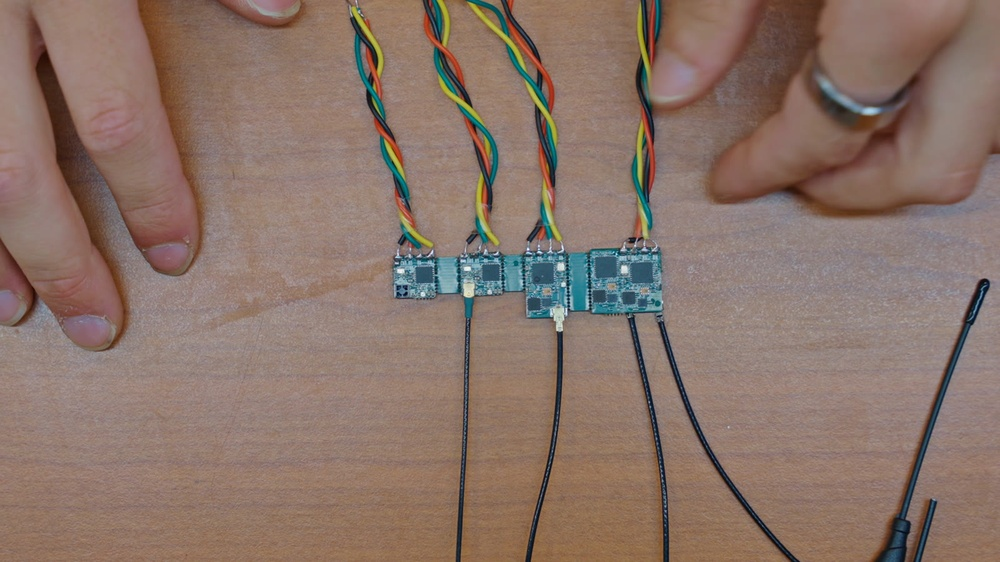
#> input picture content/posts/images/openrx-range-test-boards.jpg, 1000 x 562 px, shrunk from 1600 x 900 before the run
$ python board-render-fit.py ../content/posts/images/openrx-range-test-boards.jpg
#> lines starting #> are read from the running program, lines starting #| are printed output that depends on the picture; after the words box and inside, x2 and y2 are one past the last pixel; in counts of white or black regions, pixels touching at a corner belong together; long printed decimals are rounded
#!/usr/bin/env python3
"""Locate the board SUBSTRATE in a render_board.py PNG via its SOLDERMASK bbox.

    python3 board-render-fit.py <render.png> [--mirror] [--expect-aspect R]

The export script (export-board-art.mjs) renders each board side orthographically
(render_board.py -> kicad-cli pcb render) on a TRANSPARENT background, then trims +
squares + centres the result to a fixed square (1568^2). To register that PNG with
the copper/components frame (master viewBox = Edge.Cuts bbox) it needs the pixel
rectangle the *board substrate* occupies in the render.

WHY NOT THE FULL ALPHA BBOX (the previous method):
The copper layers and the UI's component-highlight boxes are all anchored to the
Edge.Cuts outline (the master viewBox). The full alpha bbox of every opaque pixel
ALSO includes 3D parts that stand PROUD of the routed board edge: USB shells, JST
connector bodies, U.FL connectors and antennas overhang the edge; castellated /
edge pads overshoot it (JLCPCB CNC-trims them flush in production). Registering the
face by that silhouette scales/centres it to the overhanging metal, not to
Edge.Cuts, so the face disagrees with every other layer by the overhang amount and
over-scales / clips on boards with large overhang. The user's symptom: "the
photoreal face doesn't line up with the copper layers; parts are cut off."

THE FIX -- register to the SOLDERMASK SUBSTRATE:
These boards are GREEN soldermask. The routed substrate is the green board area.
Overhanging METAL (gold/silver: USB shells, connector bodies, U.FL, edge pads) is
NOT green and sits OUTSIDE the routed edge, so it is excluded. Tall components that
sit ON the board are within the board footprint and so don't extend the substrate
bbox. The soldermask-region bbox therefore ~= the Edge.Cuts bbox, which is exactly
the frame the copper + highlights use.

DETECTION (deterministic, fixed thresholds):
A pixel is "board soldermask" when it is opaque, saturated, non-black, AND its HSV
hue lies in a band around the board's dominant mask hue. We pick the mask hue
generically (rather than hard-coding green): histogram the hues of the saturated
opaque pixels, smooth it circularly, and take the dominant peak -- soldermask is by
far the largest coloured area, so the peak is the mask hue (~72deg green on every
current OpenDrone board). The band runs from a little below the peak to well above
it (HUE_LO/HI_OFFSET), which merges the TWO mask shades these renders show -- mask
over bare FR4 (~hue 72, yellow-green) and mask over copper flood (~hue 152, a more
cyan green) -- without crossing the valley down into the gold (~hue 52) and copper
(~hue 22) peaks. So overhanging/edge metal is excluded: gold/copper pads sit below
the band, silver USB shells / pin headers are near-grey (filtered by saturation).
The soldermask bbox is therefore the routed substrate, not the silhouette of proud
parts. (An energy/dominant-channel pick was rejected: on gold-flooded ESC boards
red carries more total energy than green and the pick lands on the gold overhang,
re-introducing the original bug.)

CROSS-VALIDATION (`--expect-aspect`):
Pass the Edge.Cuts bbox aspect (width/height, from board-outline.py / pcbnew). If
the detected soldermask bbox aspect deviates from it by more than ASPECT_TOL, the
detection is presumed to have failed (a green component caught, mask too dark to
detect, wrong board) and we FAIL LOUDLY rather than emit a bad fit. Real boards with
castellated / scalloped edges legitimately render a hair narrower than their
Edge.Cuts bbox (the substrate min/max is the castellation inner wall, Edge.Cuts
traces the outer arc), so the tolerance is set above that real-geometry floor but
well below the gross error a detection failure produces.

`--mirror` flips the image horizontally first -- used for the bottom render so the
detected frame (and thus the embedded face) lands in the same un-mirrored
look-through top-down frame as the copper + components.

Output (stdout) JSON, pixel coordinates in the (optionally mirrored) image.
`left/top` are the first soldermask pixel; `right/bottom` are ONE PAST the last
(half-open, so right-left == covered pixel span). The caller maps
[left, right] -> [viewBox min, viewBox max]:
  {"imgW", "imgH", "left", "right", "top", "bottom", "mirror",
   "method", "maskHueDeg", "aspect", "expectAspect", "aspectDevPct"}
"""
import json
import sys

import numpy as np
from PIL import Image

# Fixed, deterministic thresholds.
ALPHA_THRESH = 128       # > this 8-bit alpha == opaque
SAT_THRESH = 0.18        # min HSV saturation to count as coloured soldermask
VAL_THRESH = 25          # min max-channel (brightness) to reject near-black
# Mask hue band, RELATIVE to the detected dominant mask-hue peak. Soldermask shows
# two shades on these renders (over bare FR4 ~hue 72, over copper flood ~hue 152,
# both green); a band from a little below the peak to well above it merges both
# shades while staying ABOVE the gold/copper valley (gold ~hue 52, copper ~hue 22).
# This adapts to whatever the dominant mask hue is rather than hard-coding green.
HUE_LO_OFFSET = -10.0    # degrees below the peak
HUE_HI_OFFSET = 100.0    # degrees above the peak
# Cross-validation tolerance. Real castellated/scalloped edges render up to ~1.3%
# narrower than the Edge.Cuts bbox (the substrate min/max is the castellation inner
# wall while Edge.Cuts traces the outer arc); a true detection failure is several %
# to tens of %. 3% rejects the latter without rejecting honest edge geometry.
ASPECT_TOL_PCT = 3.0


def main() -> int:
    raw = sys.argv[1:]
    mirror = "--mirror" in raw
    expect_aspect = None
    args = []
    i = 0
    while i < len(raw):
        a = raw[i]
        if a == "--mirror":
            i += 1
            continue
        if a == "--expect-aspect":
            expect_aspect = float(raw[i + 1])
            i += 2
            continue
        args.append(a)
        i += 1
    if len(args) != 1:
        sys.stderr.write(
            "usage: board-render-fit.py <render.png> [--mirror] "
            "[--expect-aspect R]\n"
        )
        return 2

    im = Image.open(args[0]).convert("RGBA")
    if mirror:
        im = im.transpose(Image.FLIP_LEFT_RIGHT)
    a = np.asarray(im).astype(np.float64)
    h, w = a.shape[:2]
#> h = 562; w = 1000
    op = a[:, :, 3] > ALPHA_THRESH
#> op: shape (562, 1000) bool; every value is 1
    if not op.any():
        sys.stderr.write("no opaque pixels found in render\n")
        return 1

    r = a[:, :, 0]
    g = a[:, :, 1]
    b = a[:, :, 2]
    mx = np.maximum(np.maximum(r, g), b)
    mn = np.minimum(np.minimum(r, g), b)
    diff = mx - mn
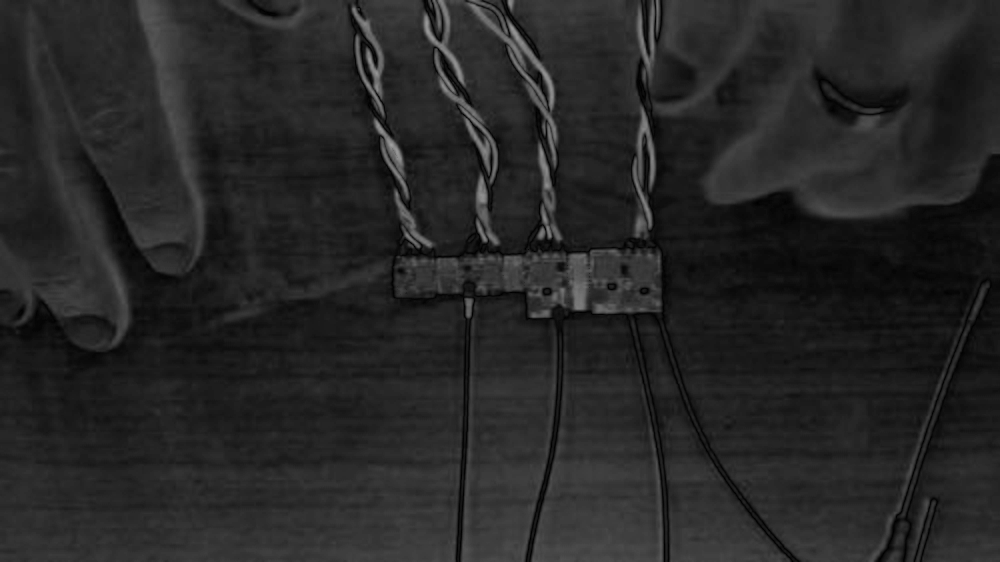
#> diff: shape (562, 1000) float64; min 0, max 159, mean 38.3
    sat = np.where(mx > 0, diff / np.maximum(mx, 1e-9), 0.0)
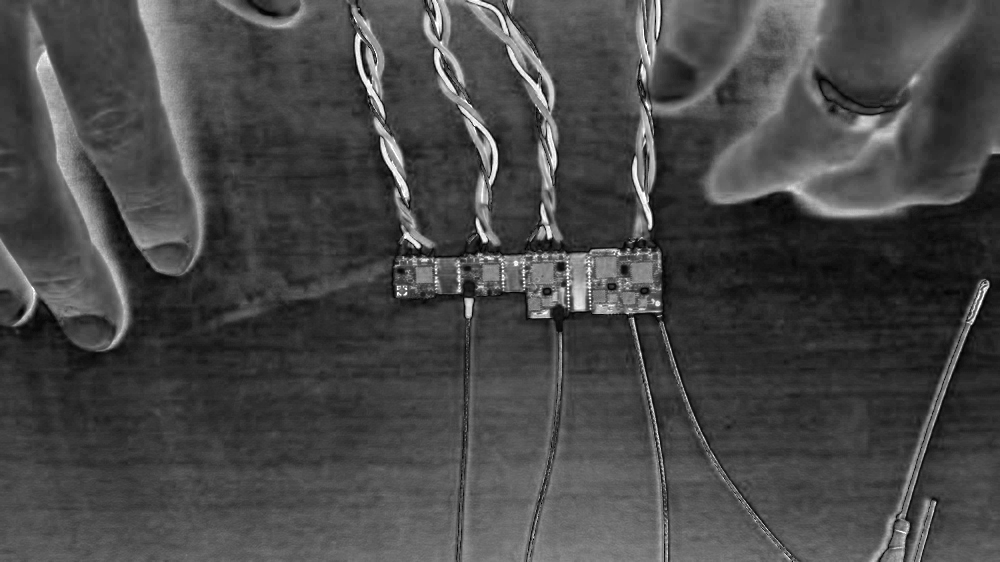
#> sat: shape (562, 1000) float64; min 0, max 1, mean 0.281

    # HSV hue in degrees [0,360), standard hexcone conversion.
    hue = np.zeros((h, w), dtype=np.float64)
    nz = diff > 1e-9
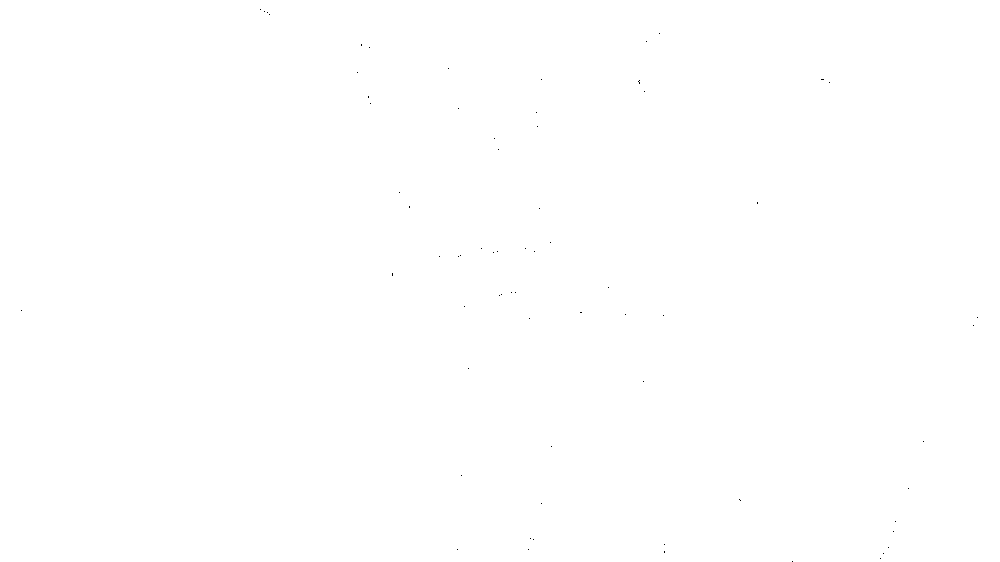
#> nz: shape (562, 1000) bool; 100% white; black in thin lines or dots
    rmax = nz & (mx == r)
#> rmax: shape (562, 1000) bool; 93.9% white; 68 black regions (38 under 20 px), largest, box (x1, y1, x2, y2) and area: (392, 199, 798, 562) 20104, (879, 279, 991, 562) 2578, (433, 47, 499, 210) 1580
    gmax = nz & (mx == g) & ~rmax
#> gmax: shape (562, 1000) bool; 0.88% white; 188 white regions (156 under 20 px), largest, box (x1, y1, x2, y2) and area: (631, 134, 654, 239) 588, (437, 55, 494, 138) 504, (505, 40, 549, 114) 491
    bmax = nz & (mx == b) & ~rmax & ~gmax
#> bmax: shape (562, 1000) bool; 5.2% white; 58 white regions (19 under 20 px), largest, box (x1, y1, x2, y2) and area: (392, 206, 798, 562) 17082, (879, 279, 991, 562) 2557, (457, 298, 475, 562) 968
    with np.errstate(invalid="ignore", divide="ignore"):
        hue[rmax] = ((g[rmax] - b[rmax]) / diff[rmax]) % 6.0
        hue[gmax] = (b[gmax] - r[gmax]) / diff[gmax] + 2.0
#> hue: shape (562, 1000) float64; min 0, max 5.99, mean 0.51
        hue[bmax] = (r[bmax] - g[bmax]) / diff[bmax] + 4.0
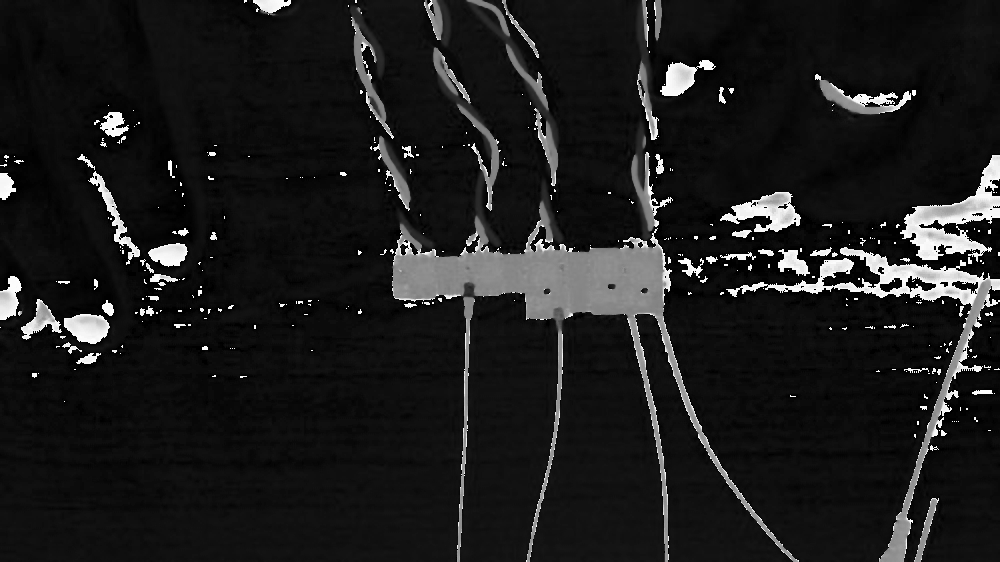
#> hue: shape (562, 1000) float64; min 0, max 5.99, mean 0.689; drawn with min black and max white
    hue = (hue * 60.0) % 360.0

    # Coloured (saturated, non-black, opaque) pixels are mask + silk + copper.
    coloured = op & (sat > SAT_THRESH) & (mx > VAL_THRESH)
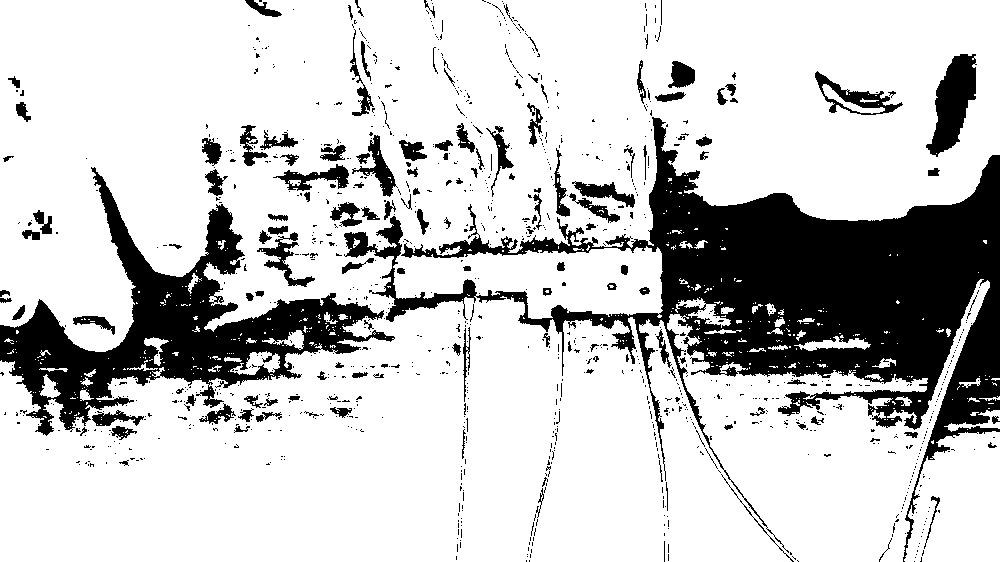
#> coloured: shape (562, 1000) bool; 78.6% white; 1088 black regions (941 under 20 px), largest, box (x1, y1, x2, y2) and area: (344, 117, 1000, 562) 68921, (0, 167, 395, 436) 27648, (926, 54, 977, 157) 2857
    if coloured.sum() < 200:
        sys.stderr.write("too few coloured pixels to detect soldermask\n")
        return 1

    # Dominant mask hue = peak of the (circularly smoothed) hue histogram of the
    # coloured pixels. Soldermask is by far the largest coloured area, so the peak
    # is the mask hue (~72deg green here). Adapts to any single saturated mask hue.
    hist = np.bincount(hue[coloured].astype(int) % 360, minlength=360).astype(
        np.float64
    )
#> hist = 360 values, max 51284 at index 20, min 0 at index 119, mean 1227.6
    win = 11
    pad = win // 2
    kern = np.ones(win) / win
    smooth = np.convolve(
        np.concatenate([hist[-pad:], hist, hist[:pad]]), kern, "same"
    )[pad:-pad]
#> smooth = 360 values, max 26993.3 at index 20, min 2.18 at index 300, mean 1227.6
    peak = int(np.argmax(smooth))
#> peak = 20

    # Soldermask = coloured AND hue within the band around the peak (circular). The
    # band reaches up across the second mask shade but not down into gold/copper.
    dh = ((hue - peak + 180.0) % 360.0) - 180.0  # signed circular distance
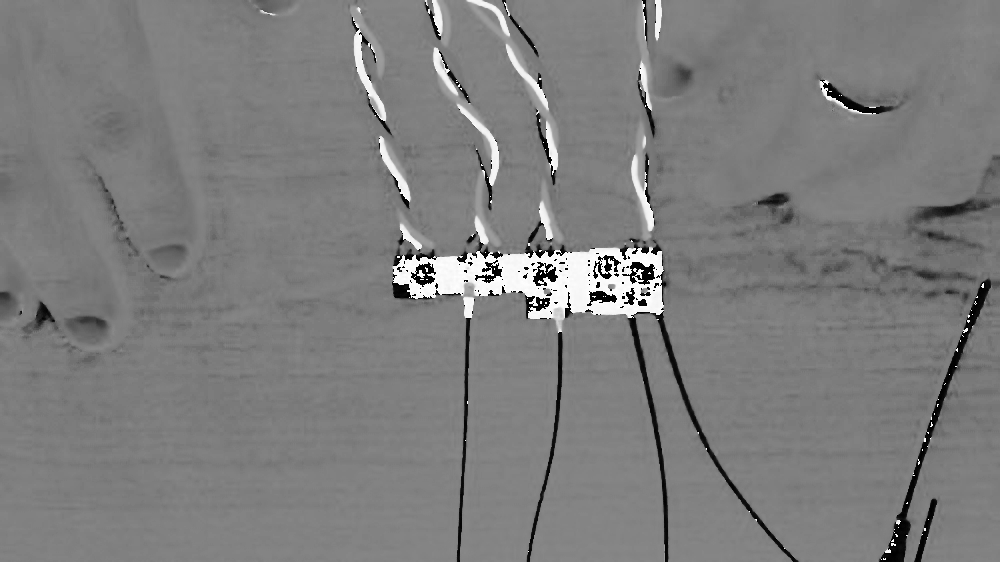
#> dh: shape (562, 1000) float64; min -180, max 179.7, mean -2.6; drawn with min black and max white
    mask = coloured & (dh >= HUE_LO_OFFSET) & (dh <= HUE_HI_OFFSET)
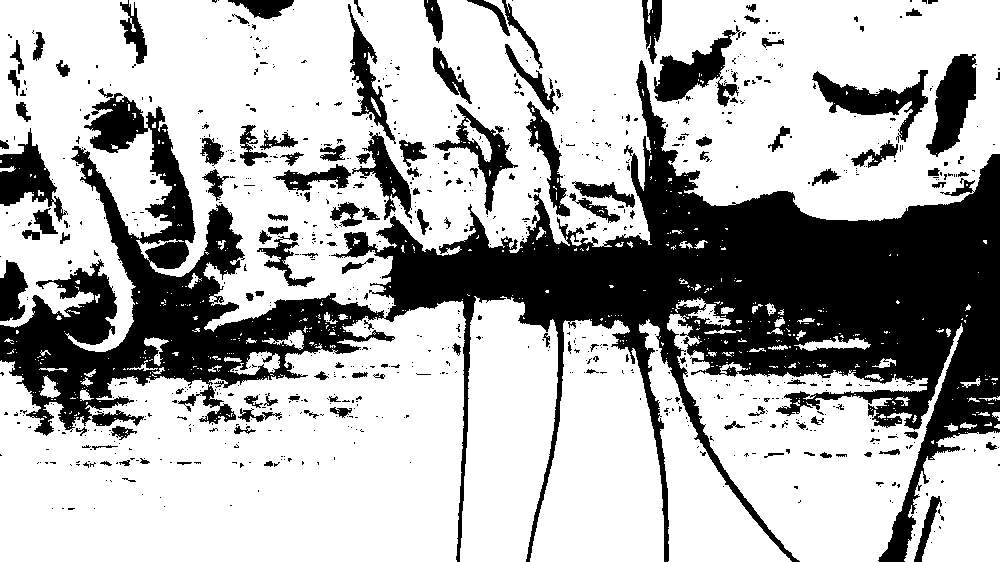
#> mask: shape (562, 1000) bool; 69.2% white; 887 black regions (748 under 20 px), largest, box (x1, y1, x2, y2) and area: (0, 60, 1000, 562) 133004, (926, 54, 977, 157) 2857, (654, 25, 742, 107) 2784

    cols = np.where(mask.any(axis=0))[0]
#> cols = 1000 values from 0 to 999
    rows = np.where(mask.any(axis=1))[0]
#> rows = 562 values from 0 to 561
    if cols.size == 0 or rows.size == 0:
        sys.stderr.write("no soldermask pixels found in render\n")
        return 1

    left = int(cols.min())
#> left = 0
    right = int(cols.max()) + 1
#> right = 1000
    top = int(rows.min())
#> top = 0
    bottom = int(rows.max()) + 1
#> bottom = 562
    aspect = (right - left) / (bottom - top)
#> aspect = 1.78

    dev_pct = None
    if expect_aspect is not None and expect_aspect > 0:
        dev_pct = abs(aspect - expect_aspect) / expect_aspect * 100.0
        if dev_pct > ASPECT_TOL_PCT:
            sys.stderr.write(
                "soldermask-substrate cross-validation FAILED for "
                f"{args[0]}: detected aspect {aspect:.4f} vs Edge.Cuts "
                f"{expect_aspect:.4f} ({dev_pct:.2f}% > {ASPECT_TOL_PCT}% "
                "tol). Detection likely caught a non-substrate region or the "
                "mask hue was mis-identified -- refusing to emit a bad fit.\n"
            )
            return 1

    json.dump(
        {
            "imgW": w,
            "imgH": h,
            "left": left,
            "right": right,
            "top": top,
            "bottom": bottom,
            "mirror": mirror,
            "method": "soldermask-bbox",
            "maskHueDeg": peak,
            "aspect": round(aspect, 5),
            "expectAspect": expect_aspect,
            "aspectDevPct": None if dev_pct is None else round(dev_pct, 3),
        },
        sys.stdout,
    )
#| {"imgW": 1000, "imgH": 562, "left": 0, "right": 1000, "top": 0, "bottom": 562, "mirror": false, "method": "soldermask-bbox", "maskHueDeg": 20, "aspect": 1.779, "expectAspect": null, "aspectDevPct": null}
    return 0


if __name__ == "__main__":
    sys.exit(main())
#> (the program exits here)
